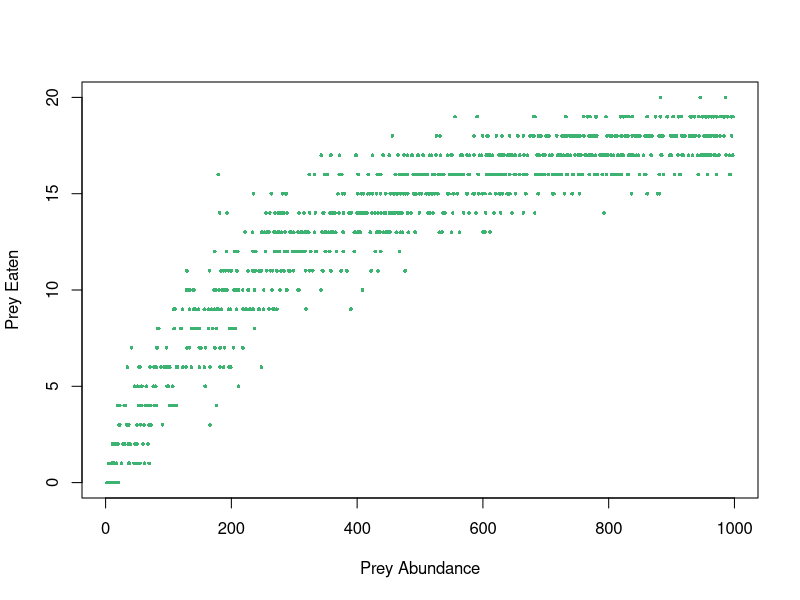
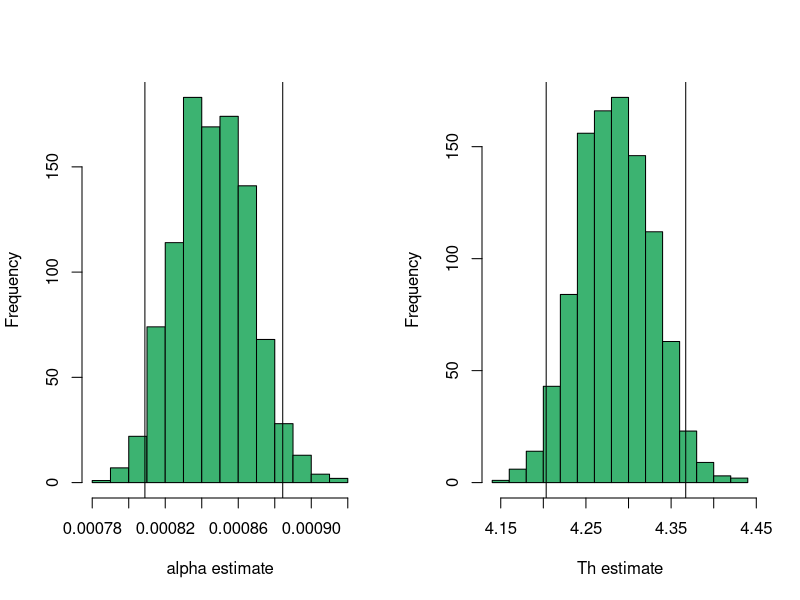
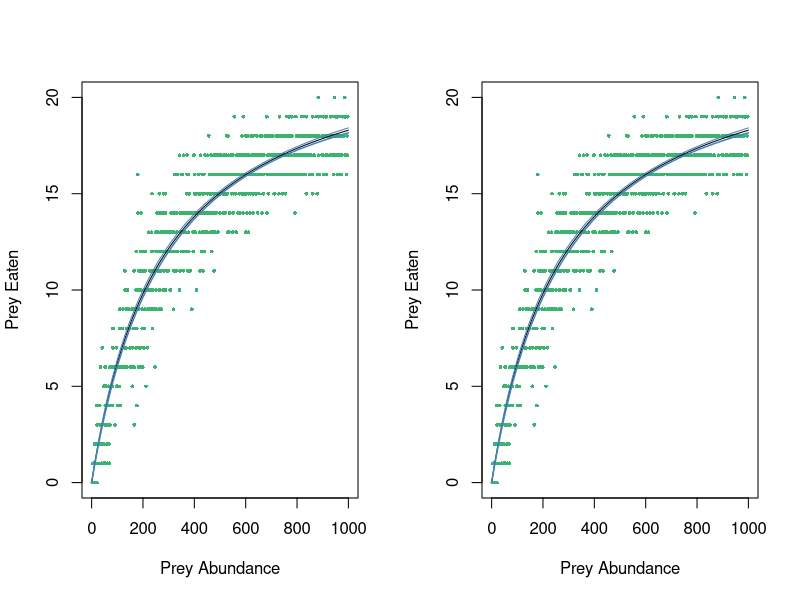

Recreate these plots in R, in order.
rm(list = ls())
set.seed(123)
#function to simulate the number of prey eaten by a foraging predator
#size = number of grid cells per side of the square foraging 'arena'
#n = number of prey individuals at the start of the simulation
#time = number of timesteps over which to run the simulation
#handling.time = number of timesteps a predator must wait to restart foraging, 
#after capturing a prey
#draw.plot = whether or not to plot the arena as the simulation proceeds 
#(NOTE: plotting will SLOW DOWN the simulation and open a new plotting window)
sim.predation = function(size =30, n=100, time=100, handling.time=5, draw.plot=F) {
  
  #set up a data frame to represent the prey 
  prey = data.frame(x.pos=floor(runif(n,1,1+size)),
                    y.pos=floor(runif(n,1,1+size)),
                    born = 0, #when were the prey individuals created
                    died = NA)
  
  #another for the predators
  pred = data.frame(x.pos=floor(runif(1,1,1+size)), 
                    y.pos=floor(runif(1,1,1+size)), 
                    state=0) #hunting=0, handling>0
  
  if(draw.plot) {
    x11() #open a new plot window	
  }
  
  #loop through simulation for set number of timesteps
  for(t in 1:time){
    live.prey=which(is.na(prey$died)) #which prey are currently alive
    dead.prey=which(is.na(prey$died)==F) #which prey are dead
    
    #if there are living prey, allow them to move randomly    
    #x.pos can change 1-, 0, or +1... same with y.pos
    prey$x.pos[live.prey] = prey$x.pos[live.prey] + sample(c(-1,0,1),length(live.prey),replace=TRUE)		
    prey$y.pos[live.prey] = prey$y.pos[live.prey] + sample(c(-1,0,1),length(live.prey),replace=TRUE)		
    # if prey is in position <1, so 0, it gets moved to "size", which in this case is 30. If it
    # is in xposition "size", it gets moved to position 1. It accounts for prey that are about to
    # exit the arena.
    prey$x.pos[prey$x.pos<1] = size; prey$x.pos[prey$x.pos>size] = 1
    prey$y.pos[prey$y.pos<1] = size; prey$y.pos[prey$y.pos>size] = 1
    
    #keep track of predators' remaining handling time
    if(sum(pred$state)>0) {
      pred$state[pred$state>0] = pred$state[pred$state>0] - 1 #decrement 'state' if handling time hasn't run out
    }
    
    #if the predator is hunting, simulate its actions
    if(any(pred$state==0)) {
      #movement (same system as for prey)
      pred[pred$state==0,]$x.pos = pred[pred$state==0,]$x.pos + sample(c(-1,0,1),sum(pred$state==0),replace=TRUE)		
      pred[pred$state==0,]$y.pos = pred[pred$state==0,]$y.pos + sample(c(-1,0,1),sum(pred$state==0),replace=TRUE)		
      pred$x.pos[pred$x.pos<1] = size; pred$x.pos[pred$x.pos>size] = 1
      pred$y.pos[pred$y.pos<1] = size; pred$y.pos[pred$y.pos>size] = 1
      
      hunting.preds = which(pred$state==0) #which predators are hunting (we already know at least one is)
      #cycle through the hunting predators... see if they caught anything
      for(hunting.pred in hunting.preds) {
        #when a predator is at the same position as a live prey item
        prey.sighted = live.prey[prey$x.pos[live.prey]==pred[hunting.pred,]$x.pos &
                                   prey$y.pos[live.prey]==pred[hunting.pred,]$y.pos]
        
        if(length(prey.sighted)>0) { #if a predation event occured
          pred[hunting.pred,]$state = handling.time
          
          #decide which of the sighted prey get eaten, since multiple prey can be in the same position
          eaten.prey = prey.sighted[sample(length(prey.sighted),1)] 
          prey$died[eaten.prey] = t
          
          #add a new prey item to keep n constant
          prey[nrow(prey)+1,] = c(floor(runif(1,1,1+size)),floor(runif(1,1,1+size)), t, NA)
        }#end predation event
      }#end for(hunting.pred)
    }
    
    #if desired, plot the arena
    if(draw.plot) {	
      #live prey are blue
      plot(prey$x.pos[live.prey],prey$y.pos[live.prey], xlim=c(1,size), ylim=c(1,size), col="blue", cex=1.2,
           xlab="x position",ylab="y position", main="PREDATION ARENA of DEATH")
      par(new=TRUE)
      #hunting predators are blue
      plot(pred$x.pos[pred$state==0],pred$y.pos[pred$state==0], 
           xlim=c(1,size), ylim=c(1,size),pch=4,cex=3,lwd=3,
           col="blue",axes=FALSE,
           xlab=NA, ylab=NA)
      par(new=TRUE)
      #handling predators are grey
      plot(pred[pred$state>0,]$x.pos,pred[pred$state>0,]$y.pos, 
           xlim=c(1,size), ylim=c(1,size),pch=4,cex=3,col="grey",lwd=3,axes=FALSE,
           xlab=NA, ylab=NA)
      par(new=TRUE)
      #dead prey are red
      plot(prey$x.pos[dead.prey],prey$y.pos[dead.prey], 
           xlim=c(1,size), ylim=c(1,size),pch=16,col="red", axes=FALSE,
           xlab=NA, ylab=NA)
      Sys.sleep(1) #delay iteration (so the plot sticks around long enough to see it)
    }	
    
  }
  
  return(prey)
  
}#end sim.predation

sim.predation()

#### Q1: ####

# Randomly choose 1000 numbers between 1 and 1000.  
N <- runif(1000, 1, 1000)

# Make empty vector to store values for prey eaten.
prey.eaten <- rep(0, length(N))

# Loop through iterations with different numbers of prey. For i = 1, this means, how many
# prey were eaten if there was 1 prey available? If i = 100, how many prey were eaten out of the
# 100 available? 

for (i in 1:length(N)){
  prey <- sim.predation(size = 30, 
                        n = N[i], 
                        time = 100, 
                        handling.time = 5, 
                        draw.plot = F)
  prey.eaten[i] <- sum(!is.na(prey$died))
}


plot(prey.eaten ~ N, 
     pch = 16,
     col = "mediumseagreen", 
     cex = 0.5,
     xlab = "Prey Abundance",
     ylab = "Prey Eaten")


# Make matrices for estimates and for predictions
estimates <- matrix(NA, nrow=1000, ncol=2)
predictions <- matrix(NA, nrow=1000, ncol=1000)
N.predict <- c(1:1000)


# Write a function that accepts alpha, Th, and N, keep Tt constant at 100.
type2 <- function(alpha, N, Th) {
  prey.eaten <- (100*alpha*N)/(1+(Th*alpha*N))
  return(prey.eaten)
}

# my.nls <- nls(prey.eaten ~ type2(),
#               start=list(alpha=0.001,Th=5), algorithm="port", lower=c(0,0),
#               upper=c(10,100))

# Tt = time period
# alpha = encounter rate
# n = prey abundance
# Th = handling time

# The loop works! 
for (i in 1:1000){
  boot <- sample(c(1:length(N)), replace=T) #randomly sample from numbers from 1:100, which is the
  # length of N, and assign them to "boot"
  re.N <- N[boot] # resample from N (prey abundance), call this re.N
  re.prey.eaten <- prey.eaten[boot] # resample from prey eaten, call it re.prey.eaten
  nls.fit <- nls(re.prey.eaten ~ (100*alpha*re.N)/(1+(Th*alpha*re.N)), # fit NLS using resampled data
                 start=list(alpha=0.0001, Th=5), 
                 algorithm="port", 
                 lower=c(0,0),
                 upper=c(10,100))
  estimates[i,1] <- summary(nls.fit)$coefficients[1,1] # populate estimates column for alpha
  estimates[i,2] <- summary(nls.fit)$coefficients[2,1] # populate estimates column for Th
  predictions[i, ]<- type2(alpha = estimates[i, 1], N = N.predict, Th = estimates[i, 2]) # populate 
  # predictions matrix by applying type2 function 1000 times in every row.
}

# Get parameter estimates along with confidence interval.

Th.sorted <- sort(estimates[ ,2])
Th.sorted[26] # 4.171795
Th.sorted[975] #  4.347275
median(Th.sorted) # 4.257248

alpha.sorted <- sort(estimates[ ,1])
alpha.sorted[26] # 0.000805924
alpha.sorted[975] # 0.0008876334
median (alpha.sorted) # 0.0008450862
# Plot histogram of parameter estimates.
par(mfrow=c(1,2))

# Plot histogram of the estimates, with CIs.
hist(estimates[ ,1],
     main = "",
     xlab = "alpha estimate",
     col = "mediumseagreen")
abline(v = alpha.sorted[26] )
abline(v = alpha.sorted[975])

hist(estimates[ ,2], 
     xlab = "Th estimate",
     main = "",
     col = "mediumseagreen")
abline(v = Th.sorted[26] )
abline(v = Th.sorted[975])

# Get best fit line to put on functional response curve: 
# Start by obtaining line of best fit. Each row in the prediction matrix represents one
# iteration of the loop, ie, one resampling of the population of size N.predict (1:1000).
# This means that each value in the matrix represents prey eaten (f(N)), calculated using 
# the alpha and Th estimates for that iteration, and N.predict (prey abundance) for that 
# column. We want to sort each column (which would be f(N)s calculated for the same 
# N.predict but in a different iteration), so that we can plot a line of all the means 
# across N.predict (prey abundances), as well as a line for the 95 % CIs.

?apply # margin = 1 applies to rows, margin = 2 applies to columns. We want to sort by columns.

prediction.sorted <- (apply(predictions, MARGIN = 2, FUN = sort))


plot(prey.eaten ~ N, 
     pch = 16,
     col = "mediumseagreen", 
     cex = 0.5,
     xlab = "Prey Abundance",
     ylab = "Prey Eaten")

lines(prediction.sorted[500, ])

lines(prediction.sorted[26, ],
       col = "steelblue",
      lwd = 1.5 )

lines(prediction.sorted[975, ],
       col = "steelblue")

# Can also make best-fit line by inserting estimated parameters into 
# funtional response equation: 
best.fit <- type2(median(alpha.sorted), N.predict, 
                  median(Th.sorted))
plot(prey.eaten ~ N, 
     pch = 16,
     col = "mediumseagreen", 
     cex = 0.5,
     xlab = "Prey Abundance",
     ylab = "Prey Eaten")

lines(best.fit,
       col = "black")

lines(prediction.sorted[26, ],
      col = "steelblue",
      lwd = 1.5 )

lines(prediction.sorted[975, ],
      col = "steelblue")


